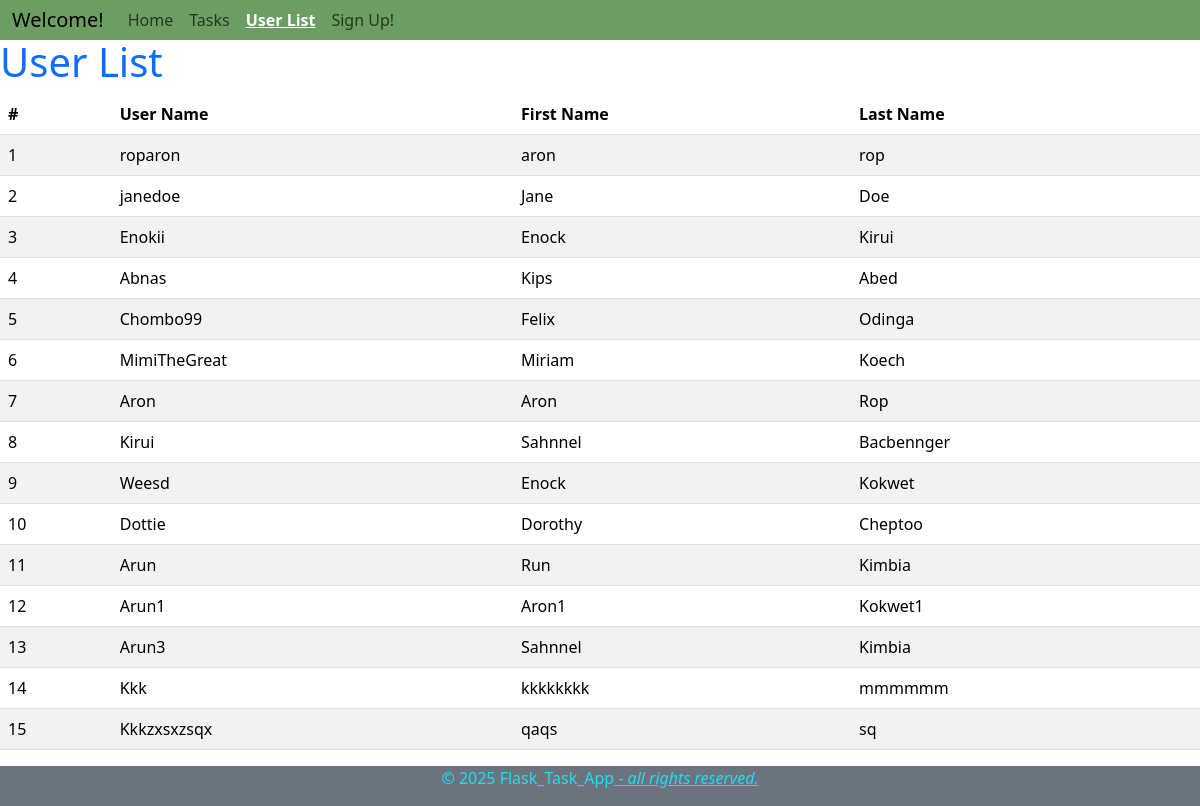
The app's page /user_list with its own data.
### app/models.py (models this page shows, shortened)
class User(db.Model):
    user_id = db.Column(db.Integer, primary_key=True)
    user_name = db.Column(db.String(50), nullable=False, unique=True)
    first_name = db.Column(db.String(50), nullable=False)
    last_name = db.Column(db.String(50), nullable=False)
    password = db.Column(db.String(50), nullable=False)
    tasks = db.relationship('Task', backref='user', lazy=True)

### app/routes.py (the view)
@app.route('/user_list', methods=['GET'])
def user_list():
    users = User.query.all()
    return render_template('user_list.html', title='User List', users=users)

### app/templates/user_list.html
{% extends "base.html" %}
{% block content %}
<h1 class="text-primary">User List</h1>
<table class="table table-striped">
    <thead>
        <tr>
            <th>#</th>
            <th>User Name</th>
            <th>First Name</th>
            <th>Last Name</th>
        </tr>
    </thead>
    <tbody>
        {% for user in users %}
        <tr>
            <td>{{ loop.index }}</td>
            <td>{{ user.user_name }}</td>
            <td>{{ user.first_name }}</td>
            <td>{{ user.last_name }}</td>
        </tr>
        {% endfor %}
    </tbody>
</table>
{% endblock %}

### app/templates/base.html (style rules this page uses)
html, body { height: 100%; }
body { display: flex; flex-direction: column; }

### records on screen
User: user_name "roparon", first_name "aron", last_name "rop"
User: user_name "janedoe", first_name "Jane", last_name "Doe"
User: user_name "Enokii", first_name "Enock", last_name "Kirui"
User: user_name "Abnas", first_name "Kips", last_name "Abed"
User: user_name "Chombo99", first_name "Felix", last_name "Odinga"
User: user_name "MimiTheGreat", first_name "Miriam", last_name "Koech"
User: user_name "Aron", first_name "Aron", last_name "Rop"
User: user_name "Kirui", first_name "Sahnnel", last_name "Bacbennger"
User: user_name "Weesd", first_name "Enock", last_name "Kokwet"
User: user_name "Dottie", first_name "Dorothy", last_name "Cheptoo"
User: user_name "Arun", first_name "Run", last_name "Kimbia"
User: user_name "Arun1", first_name "Aron1", last_name "Kokwet1"
User: user_name "Arun3", first_name "Sahnnel", last_name "Kimbia"
User: user_name "Kkk", first_name "kkkkkkkk", last_name "mmmmmm"
User: user_name "Kkkzxsxzsqx", first_name "qaqs", last_name "sq"
